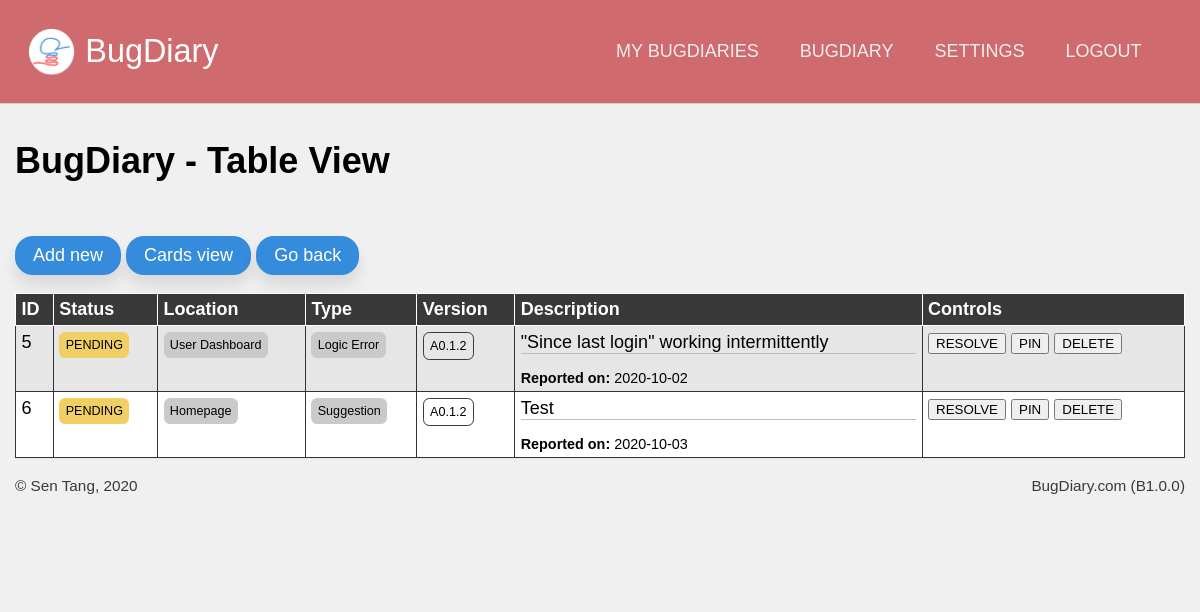
/projects/view_tables/ndryA96L2J7csvoX3ZdnKp (signed in), run on the app's committed database.
### application/models.py (models this page shows, shortened)
class Projects(db.Model):
    id  = db.Column(db.Integer, primary_key = True, nullable = False)
    url = db.Column(db.String(22), index = True, unique = True, nullable = False)
    name = db.Column(db.String(100), nullable = False)
    description = db.Column(db.Text, nullable = False)
    creation_date = db.Column(db.DateTime, index = True, nullable = False)
    expiry_date = db.Column(db.DateTime, index = True, nullable = False)
    status = db.Column(db.String(10), nullable = False)
    access_code = db.Column(db.String(50), nullable = True)
    last_activity = db.Column(db.DateTime(), default = dt.datetime.now())
    memo = db.Column(db.String(500), default = "Post a memo here!")
    owner = db.Column(db.Integer, db.ForeignKey('users.id')) #linked
    bugs = db.relationship('Bugs', backref = 'containing_project', cascade = "all,delete")
    locations = db.relationship('Project_bug_locations', backref = 'locations_in', cascade = "all,delete")
    types = db.relationship('Project_bug_types', backref = 'types_in', cascade = "all,delete")
    settings = db.relationship('Project_settings', backref = 'settings_for', cascade = "all,delete", uselist = False)
    blog_posts = db.relationship('Blog_posts', backref= 'post_target', cascade = "all,delete")

class Bugs(db.Model):
    id = db.Column(db.Integer, primary_key = True)
    ref_id = db.Column(db.Integer)
    details = db.Column(db.Text)
    author = db.Column(db.String(100))
    author_email = db.Column(db.String(100))
    status = db.Column(db.String(20))
    version = db.Column(db.String(20), index = True)
    report_date = db.Column(db.DateTime, index = True, default = dt.datetime.now())
    resolve_date = db.Column(db.DateTime, default = None)
    project = db.Column(db.Integer, db.ForeignKey('projects.id')) #linked
    bug_location = db.Column(db.Integer, db.ForeignKey('project_bug_locations.id')) #linked
    bug_type = db.Column(db.Integer, db.ForeignKey('project_bug_types.id')) #linked
    comments = db.relationship('Bug_comments', backref = "comment_target")

### application/projects/views.py (the view, shortened to what this page needs)
@projects.route('/view_<string:view_type>/<string:project_url>', methods = ['get', 'post'])
@login_required
def view_bugs(view_type, project_url):
    target_project = Projects.query.filter_by(url = project_url).first()
    form = manage_card_form()
    all_bugs = Bugs.query.filter_by(project = target_project.id)
    if not request.args.get('showResolved') and not request.args.get('showDeleted'):
        all_bugs = all_bugs.filter(Bugs.status == "PENDING")
    elif request.args.get('showResolved') and not request.args.get('showDeleted'):
        all_bugs = all_bugs.filter((Bugs.status == "PENDING") | (Bugs.status == "RESOLVED"))
    elif not request.args.get('showResolved') and request.args.get('showDeleted'):
        all_bugs = all_bugs.filter((Bugs.status == "PENDING") | (Bugs.status == "DELETED"))
    if view_type == "tables":
        return render_template('view_tables.html', project = target_project, bug_list = all_bugs if all_bugs.count() != 0 else None, form = form)
    elif view_type == "cards":
        return render_template('view_cards.html', project = target_project, bug_list = all_bugs if all_bugs.count() != 0 else None, form = form)

### application/models.py (called while the page is built)
@login_manager.user_loader
def load_user(user_id):
    return Users.query.get(user_id)

### application/projects/templates/projects/view_tables.html (shortened to what this page needs)
{% extends 'confined.html' %}
{% import 'macros.html' as macros %}
{% import 'macros.html' as macros %}
{% block custom_nav %}
{{ macros.project_nav(project) }}
{% endblock %}
{% block main %}
<h1>{{ project.name }} - Table View</h1>
  <a href="{{ url_for('projects.report', project_url = project.url) }}" class="button-secondary rounded shadowed">Add new</a>
  <a href="{{ url_for('projects.view_bugs', project_url = project.url, view_type = 'cards') }}" class="button-secondary rounded shadowed">Cards view</a>
  <a href="{{ url_for('projects.dashboard', project_url = project.url) }}" class="button-secondary rounded shadowed">Go back</a>
<div>
  <table>
    <thead>
      <th>ID</th>
      <th>Status</th>
      <th>Location</th>
      <th>Type</th>
      <th>Version</th>
      <th>Description</th>
      <th>Controls</th>
    </thead>
    {% if bug_list != None %}
    {% for bug in bug_list %}
      {{ macros.bug_row(bug, True) }}
    {% endfor %}
    {% else %}
    <td colspan="7">
      No results.
    </td>
    {% endif %}
  </table>
</div>
{% endblock %}

### application/templates/macros.html (shortened to what this page needs)
{% macro bug_controls(bug) %}
{% if bug.status != "RESOLVED" %}
<button onclick="fill_card_form('{{bug.id}}', 'resolve')">RESOLVE</button>
{% endif %}
<button onclick="fill_card_form('{{bug.id}}', 'pin')">
    {% if bug.status != "PINNED" %}
    PIN
    {% else %}
    UNPIN
    {% endif %}
</button>
<button onclick="fill_card_form('{{bug.id}}', 'delete')">
    {% if bug.status != "DELETED" %}
    DELETE
    {% else %}
    UNDELETE
    {% endif %}
</button>
{% endmacro %}
{% macro project_nav(project) %}
<a href="{{ url_for('users.dashboard') }}">My BugDiaries</a>
<a href="{{ url_for('projects.dashboard', project_url = project.url) }}">{{project.name}}</a>
<a href="{{ url_for('projects.settings', project_url = project.url) }}">Settings</a>
<a href="{{ url_for('users.logout') }}">Logout</a>
{% endmacro %}
{% macro bug_row(bug, show_controls, color_code = {"PENDING": "bg-yellow", "RESOLVED": "bg-green", "DELETED": 'bg-black', "PINNED": 'bg-red'}) %}
<tr id="row-{{bug.id}}">
    <td>{{bug.ref_id}}</td>
    <td><div class="tag-mini {{ color_code[bug.status] }}">{{ bug.status }}</div></td>
    <td>
        <div class="tag-mini bg-gray">
            <a href="?searchtype=location&searchterm={{bug.bug_location}}">
                {{ bug.bug_location }}
            </a>
        </div>
    </td>
    <td>
        <div class="tag-mini bg-gray">
            <a href="?searchtype=type&searchterm={{bug.bug_type}}">
                {{ bug.bug_type }}
            </a>
        </div>
    </td>
    <td>
        <div class="tag-mini tag-white">
            <a href="?searchtype=version&searchterm={{bug.version}}">
                {{ bug.version }}
            </a>
        </div>
    </td>
    <td>
        <div class="linebreak">
            {{bug.details}}
        </div>
        <div class="author">
             <br>
            <b>Reported on:</b> {{ bug.report_date.strftime('%Y-%m-%d') }}
            <br>
    </td>
    <td>
      {{ bug_controls(bug) }}
    </td>
</tr>
{% endmacro %}

### application/static/css/unilay5.css (style rules this page uses)
body { font-size: 18px; font-family: sans-serif; color: #000; margin: 0; padding: 0; background-color: #f0f0f0; }
header nav a, header #navigation a { text-transform: uppercase; display: inline-block; color: #eeeeee; text-decoration: none; padding: 0 1em; font-family: "Trebuchet MS", Helvetica, sans-serif; }
main a.button-secondary, main a.button-primary { padding: 0.5em 1em; text-decoration: none; margin: 1em auto; display: inline-block; text-align: center; }
main a.button-secondary { background-color: #358bdc; color: #fff; }
a:link, a:visited { color: #ff3939; }
h1 { color: inherit; font-size: 2em; margin: 1em 0; }
.rounded { border-radius: 1em 1em 1em 1em; -moz-border-radius: 1em 1em 1em 1em; -webkit-border-radius: 1em 1em 1em 1em; }
.shadowed { -webkit-box-shadow: 0px 10px 15px 0px rgba(0, 0, 0, 0.1); -moz-box-shadow: 0px 10px 15px 0px rgba(0, 0, 0, 0.1); box-shadow: 0px 10px 15px 0px rgba(0, 0, 0, 0.1); }
.bg-yellow { background-color: #F0CF65; }
.bg-gray { background-color: #cacaca; }
.button-secondary { background-color: #358bdc; color: #fff; }

### application/static/css/custom.css (style rules this page uses)
table { border-collapse: collapse; table-layout: auto; width: 100%; border: 1px solid #333; }
th { background-color: #393939; color: #fff; text-align: left; padding: 0.3em; border: 1px solid #fff; }
td { padding: 0.3em; text-align: left; border: 1px solid #333; vertical-align: top; }
tr:nth-child(odd) td { background: #e6e6e6; }
tr:nth-child(even) td { background: #fff; }
.tag-mini { font-size: 0.7em; margin-bottom: 0.5em; padding: 0.5em; display: inline-block; border-radius: 0.5em; -moz-border-radius: 0.5em; -webkit-border-radius: 0.5em; -webkit-box-sizing: border-box; -moz-box-sizing: border-box; box-sizing: border-box; display: inline-block; }
.tag-white { border: 1px solid #393939; }
.tag a, .tag-mini a { text-decoration: none; color: inherit !important; }
.author { font-size: 0.8em; border-top: 1px solid #bdbdbd; }

### data on the page
Projects: name "BUGDIARY", name "BugDiary"
Bugs: ref_id "5", status "PENDING", bug_location "User Dashboard", bug_type "Logic Error", version "A0.1.2", details "\"Since last login\" working intermittently", report_date "2020-10-02", shows "PIN", shows "DELETE"
Bugs: ref_id "6", status "PENDING", bug_location "Homepage", bug_type "Suggestion", version "A0.1.2", details "Test", report_date "2020-10-03", shows "PIN", shows "DELETE"

### other printed values
{{ version }} "B1.0.0"
